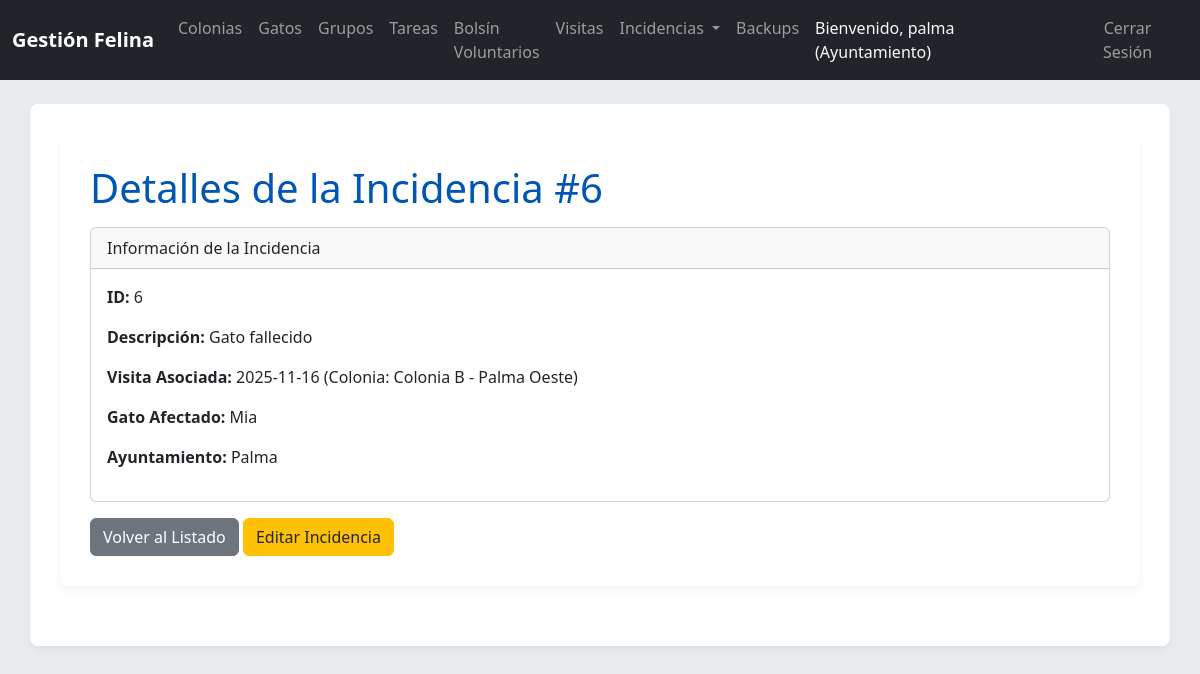
The app's page /index.php/ocurrencias/show?id=22 (signed in) with its own data.
### tables this page shows
CREATE TABLE `Incidencia` (
  `idIncidencia` int(11) NOT NULL AUTO_INCREMENT,
  `textoDescriptivo` text NOT NULL,
  PRIMARY KEY (`idIncidencia`)
);

CREATE TABLE `Visita` (
  `idVisita` int(11) NOT NULL AUTO_INCREMENT,
  `fechaVisita` date NOT NULL,
  `idColonia` int(11) NOT NULL,
  PRIMARY KEY (`idVisita`),
  KEY `idColonia` (`idColonia`),
  CONSTRAINT `Visita_ibfk_1` FOREIGN KEY (`idColonia`) REFERENCES `Colonia` (`idColonia`) ON DELETE CASCADE
);

CREATE TABLE `Colonia` (
  `idColonia` int(11) NOT NULL AUTO_INCREMENT,
  `descripcion` varchar(255) NOT NULL,
  `comentarios` text DEFAULT NULL,
  `idUbicacion` int(11) NOT NULL,
  `idAyuntamiento` int(11) NOT NULL,
  PRIMARY KEY (`idColonia`),
  KEY `idUbicacion` (`idUbicacion`),
  KEY `idAyuntamiento` (`idAyuntamiento`),
  CONSTRAINT `Colonia_ibfk_1` FOREIGN KEY (`idUbicacion`) REFERENCES `Ubicacion` (`idUbicacion`) ON DELETE CASCADE,
  CONSTRAINT `Colonia_ibfk_2` FOREIGN KEY (`idAyuntamiento`) REFERENCES `Ayuntamiento` (`idAyuntamiento`) ON DELETE CASCADE
);

CREATE TABLE `Gato` (
  `idGato` int(11) NOT NULL AUTO_INCREMENT,
  `nombre` varchar(30) DEFAULT NULL,
  `descripcionAspecto` text DEFAULT NULL,
  `numeroChip` varchar(15) DEFAULT NULL,
  `foto` varchar(255) DEFAULT NULL,
  `idSexo` int(11) NOT NULL,
  PRIMARY KEY (`idGato`),
  UNIQUE KEY `numeroChip` (`numeroChip`),
  KEY `idSexo` (`idSexo`),
  CONSTRAINT `Gato_ibfk_1` FOREIGN KEY (`idSexo`) REFERENCES `Sexo` (`idSexo`) ON DELETE CASCADE
);

CREATE TABLE `Ayuntamiento` (
  `idAyuntamiento` int(11) NOT NULL AUTO_INCREMENT,
  `nombreLocalidad` varchar(70) NOT NULL,
  `usuario` varchar(50) NOT NULL,
  `contrasenya` varchar(255) NOT NULL,
  `idProvincia` int(11) NOT NULL,
  PRIMARY KEY (`idAyuntamiento`),
  UNIQUE KEY `usuario` (`usuario`),
  KEY `idProvincia` (`idProvincia`),
  CONSTRAINT `Ayuntamiento_ibfk_1` FOREIGN KEY (`idProvincia`) REFERENCES `Provincia` (`idProvincia`) ON DELETE CASCADE
);

### config/database.php (called while the page is built, shortened)
<?php
class Database {
    private static $host = 'localhost';
    private static $db_name = 'gatos_mallorca';
    private static $username = 'root';
    private static $password = '';
    private static $conn;
    public static function getConnection() {
        if (self::$conn === null) {
            try {
                self::$conn = new PDO("mysql:host=" . self::$host . ";dbname=" . self::$db_name, self::$username, self::$password);
                self::$conn->setAttribute(PDO::ATTR_ERRMODE, PDO::ERRMODE_EXCEPTION);
                self::$conn->exec("set names utf8");
            } catch(PDOException $exception) {
                echo "Error de conexión a la base de datos: " . $exception->getMessage();
                exit();
            }
        }
        return self::$conn;
    }
}
?>

### models/Incidencia.php (called while the page is built, shortened)
<?php
class Incidencia extends BaseModel {
    public function getOcurrenciaById($id) {
        $query = "
            SELECT
                iv.idIncidenciaVisita,
                i.idIncidencia,
                i.textoDescriptivo,
                iv.idVisita,
                v.fechaVisita,
                v.idColonia,
                c.descripcion AS colonia_nombre,
                iv.idGato,
                g.nombre AS gato_nombre,
                a.nombreLocalidad AS ayuntamiento_nombre,
                a.idAyuntamiento
            FROM
                Incidencia i
            JOIN
                IncidenciaVisita iv ON i.idIncidencia = iv.idIncidencia
            JOIN
                Visita v ON iv.idVisita = v.idVisita
            JOIN
                Colonia c ON v.idColonia = c.idColonia
            JOIN
                Ayuntamiento a ON c.idAyuntamiento = a.idAyuntamiento
            LEFT JOIN
                Gato g ON iv.idGato = g.idGato
            WHERE
                iv.idIncidenciaVisita = :id
            LIMIT 0,1
        ";
        return $this->executeQuery($query, [':id' => $id], false);
    }
}

### models/BaseModel.php (called while the page is built, shortened)
<?php
class BaseModel {
    protected $conn;
    public function __construct() {
        $this->conn = Database::getConnection();
    }
    protected function executeQuery($query, $params = [], $fetch_all = true) {
        $stmt = $this->conn->prepare($query);
        foreach ($params as $key => $value) {
            $stmt->bindValue($key, $value);
        }
        $stmt->execute();
        return $stmt->fetch(PDO::FETCH_OBJ);
    }
}
?>

### views/ocurrencias/show.php (the view)
<?php require_once __DIR__ . '/../partials/header.php'; ?>
<div class="container">
    <h1>Detalles de la Incidencia #<?php echo htmlspecialchars($incidencia->idIncidencia); ?></h1>
    <div class="card mb-3">
        <div class="card-header">
            Información de la Incidencia
        </div>
        <div class="card-body">
            <p><strong>ID:</strong> <?php echo htmlspecialchars($incidencia->idIncidencia); ?></p>
            <p><strong>Descripción:</strong> <?php echo htmlspecialchars($incidencia->textoDescriptivo); ?></p>
            <p><strong>Visita Asociada:</strong> <?php echo htmlspecialchars($incidencia->fechaVisita); ?> (Colonia: <?php echo htmlspecialchars($incidencia->colonia_nombre); ?>)</p>
            <p><strong>Gato Afectado:</strong>
                <?php if ($incidencia->idGato): ?>
                    <?php echo htmlspecialchars($incidencia->gato_nombre); ?>
                <?php else: ?>
                    N/A
                <?php endif; ?>
            </p>
            <p><strong>Ayuntamiento:</strong> <?php echo htmlspecialchars($incidencia->ayuntamiento_nombre); ?></p>
        </div>
    </div>
    <?php
    $from_visit_id = $_GET['from_visit'] ?? null;
    if ($from_visit_id) {
        $back_url = url('visitas/show?id=' . htmlspecialchars($from_visit_id));
        if (isset($_GET['from_profile'])) {
            $back_url .= '&from_profile=' . htmlspecialchars($_GET['from_profile']);
        }
        echo '<a href="' . $back_url . '" class="btn btn-secondary">Volver a la Visita</a>';
    } else {
        echo '<a href="' . url('ocurrencias') . '" class="btn btn-secondary">Volver al Listado</a>';
    }
    ?>
    <?php if ($_SESSION['user_type'] === 'ayuntamiento'): ?>
        <a href="<?php echo url('ocurrencias/edit?id=' . htmlspecialchars($incidencia->idIncidenciaVisita)); ?>" class="btn btn-warning">Editar Incidencia</a>
    <?php endif; ?>
</div>
<?php require_once __DIR__ . '/../partials/footer.php'; ?>

### public/css/style.css (style rules this page uses)
body { font-family: 'Segoe UI', Tahoma, Geneva, Verdana, sans-serif; background-color: #e9ecef; color: #343a40; }
.container { background-color: #ffffff; padding: 30px; border-radius: 8px; box-shadow: 0 4px 8px rgba(0,0,0,0.05); margin-bottom: 30px; }
h1, h2, h3, h4, h5, h6 { color: #0056b3; margin-bottom: 15px; }
.btn-warning { background-color: #ffc107; border-color: #ffc107; color: #212529; }

### records on screen
incidencia: idIncidencia "6", textoDescriptivo "Gato fallecido", visita.fechaVisita "2025-11-16", colonia.descripcion "Colonia B - Palma Oeste", gato.nombre "Mia", ayuntamiento.nombreLocalidad "Palma"

### other values on screen
$_SESSION['username'] "palma"
$_SESSION['user_type'] "Ayuntamiento"
